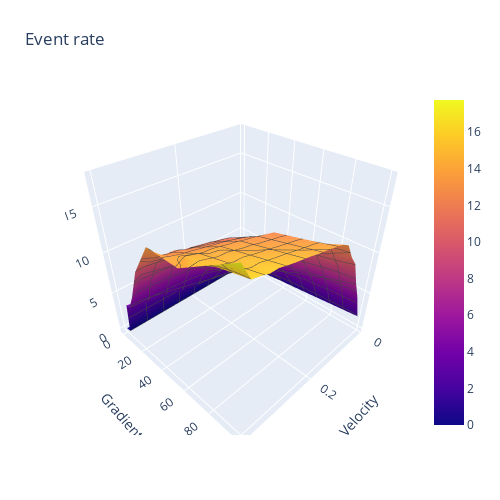

Notebook code cell kept with this figure:
### Code cell
import plotly.graph_objects as go
import pandas as pd
import numpy as np

Z = total_event_rate
sh_0, sh_1 = z.shape
Velocity, Gradient = np.meshgrid(vels, As)

fig = go.Figure(data=[go.Surface(
    z=Z, 
    x=Velocity, 
    y=Gradient,
    contours = {
        "x": {"show": True, "start": 0, "end": 0.4, "size": 0.05},
        "y": {"show": True, "start": 0, "end": 100, "size": 10},
        "z": {"show": True, "start": 0, "end": 20, "size": 2}
    },
)])
fig.update_layout(title='Event rate', autosize=False,
                  width=500, height=500,
                  margin=dict(l=65, r=50, b=65, t=90),
                  scene = dict(
                    xaxis_title='Velocity',
                    yaxis_title='Gradient',
                    zaxis_title='Event rate',
                    zaxis = {"nticks": 4},)
                  )

fig.show()

### Figure 1 — Plotly figure (JSON) as saved in the notebook; plotly's stock layout.template omitted (floating-point values rounded to 4 significant figures; data arrays with more than 128 entries replaced by an {"elided": "..."} marker saying what was removed)
{"data": [{"contours": {"x": {"end": 0.4, "show": true, "size": 0.05, "start": 0}, "y": {"end": 100, "show": true, "size": 10, "start": 0}, "z": {"end": 20, "show": true, "size": 2, "start": 0}}, "type": "surface", "x": {"elided": "20x20 float values"}, "y": {"elided": "20x20 float values"}, "z": {"elided": "20x20 float values"}}], "layout": {"autosize": false, "height": 500, "margin": {"b": 65, "l": 65, "r": 50, "t": 90}, "scene": {"xaxis": {"title": {"text": "Velocity"}}, "yaxis": {"title": {"text": "Gradient"}}, "zaxis": {"nticks": 4, "title": {"text": "Event rate"}}}, "title": {"text": "Event rate"}, "width": 500}}
